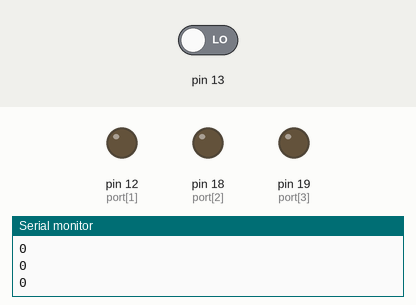
Recording of a sketch running on a simulated Arduino Uno, built with avr-gcc and run on an emulated ATmega328P. On the bench: output pins drawn as LEDs (lit = HIGH), the last lines printed to the serial monitor. The inputs (shaded band) are chosen by the test bench; at power-on: pin 13 LOW. Pins used as bus, display or sensor lines are not drawn.

Above: at 1.2 s.
1.3 s: pin 13 driven HIGH
At 1.41 s:
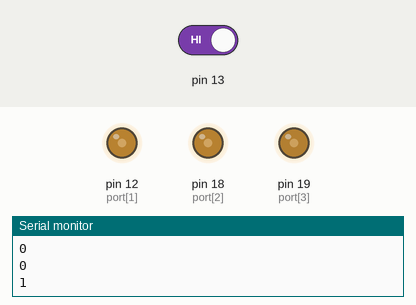
Timing chart, 0 to 10.3 s (numbered marks = the images above; inputs shaded):
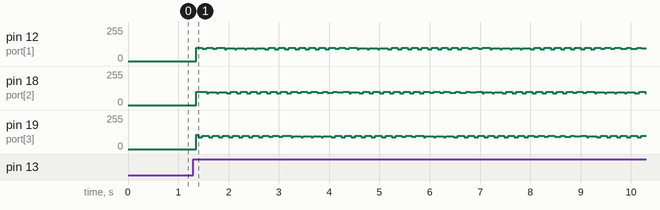

The sketch:

daima.ino
```cpp
// wait for a single step of stepper
int delaytime = 1;

// ports used to control the stepper motor
// if your motor rotate to the opposite direction,
// change the order as {4, 5, 6, 7};
int port[4] = {1, 12, 18, 19};

// sequence of stepper motor control
int seq[8][4] = {
  {  LOW, HIGH, HIGH,  LOW},
  {  LOW,  LOW, HIGH,  LOW},
  {  LOW,  LOW, HIGH, HIGH},
  {  LOW,  LOW,  LOW, HIGH},
  { HIGH,  LOW,  LOW, HIGH},
  { HIGH,  LOW,  LOW,  LOW},
  { HIGH, HIGH,  LOW,  LOW},
  {  LOW, HIGH,  LOW,  LOW}
};

int abc;

void rotate(int step) {
  static int phase = 0;
  int i, j;
  int delta = (step > 0) ? 1 : 7;

  step = (step > 0) ? step : -step;
  for(j = 0; j < step; j++) {
    phase = (phase + delta) % 8;
    for(i = 0; i < 4; i++) {
      digitalWrite(port[i], seq[phase][i]);
    }
    delay(delaytime);
  }
  // power cut
  for(i = 0; i < 4; i++) {
    digitalWrite(port[i], LOW);
  }
}

void setup() {
  pinMode(port[0], OUTPUT);
  pinMode(port[1], OUTPUT);
  pinMode(port[2], OUTPUT);
  pinMode(port[3], OUTPUT);
  pinMode(13, INPUT);
  Serial.begin(9600);
  abc=0;
}
void loop() {


  for(int i = 0; i < 10; i++) {
abc=0;
    abc=digitalRead(13);
 Serial.println(abc);

 if(abc==1)
 {

    rotate(-512*11);
 }
  }
}
```
